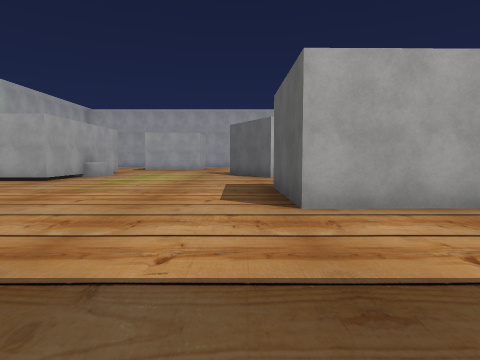
View 1 (above)

23 first-person views from a walk through a Unity game level. The camera is 1.3 m above the floor, tilts 4° down and sees 75° across. The floor is counted in squares, 2 m on a side. Each view is taken from the middle of a square. On the plan, view 1 faces up. The plan holds only what a view shows up to about 10 squares ahead; the rest is blank. The place goes on beyond the plan. The player is left out. Some surface patterns are stand-ins.

View 2
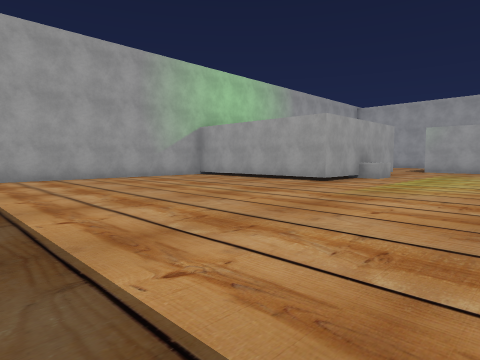

View 3
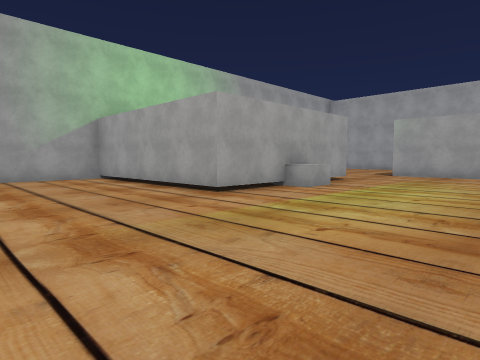

View 4
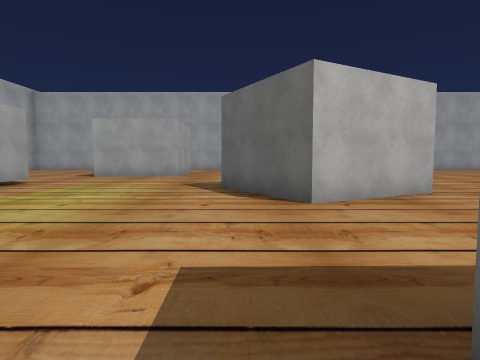

View 5
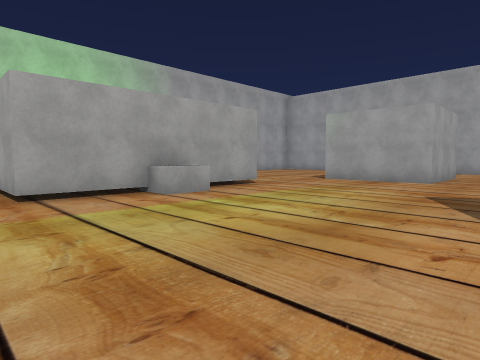

View 6
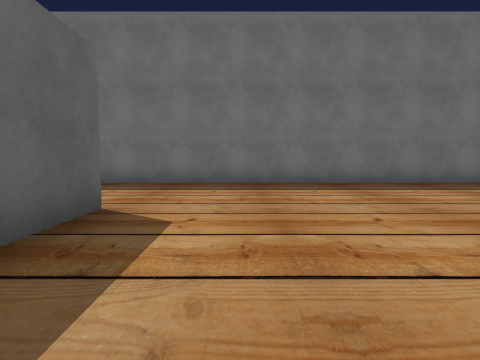

View 7
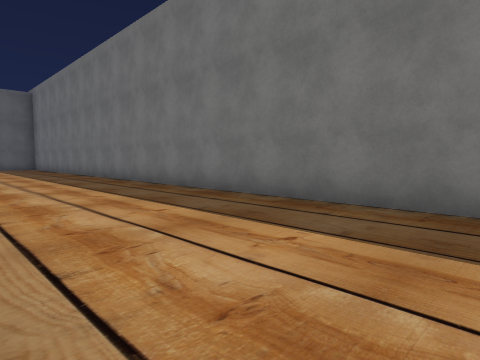

View 8
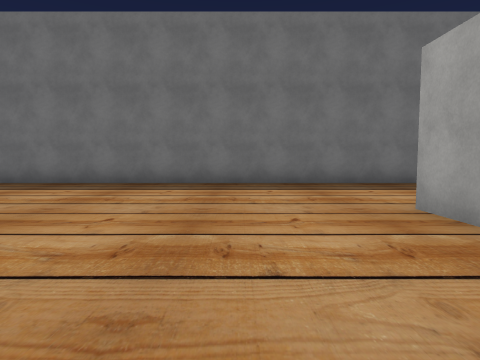

View 9
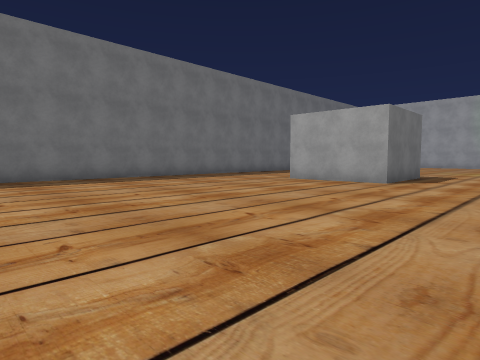

View 10
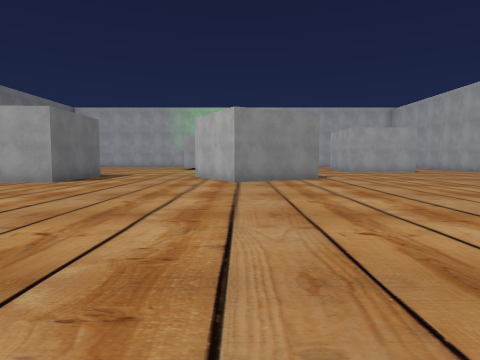

View 11
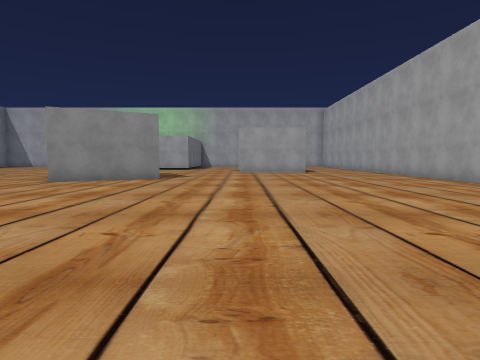

View 12
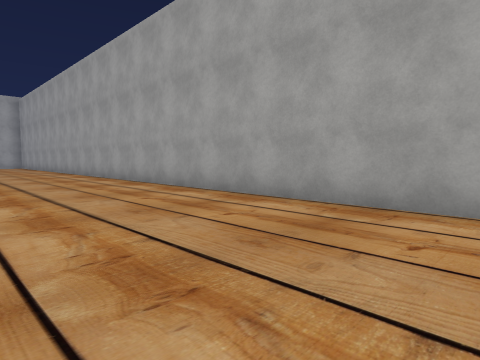

View 13
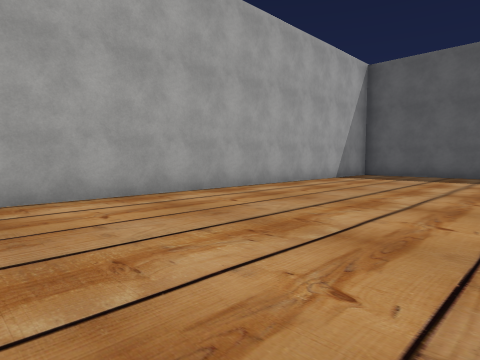

View 14
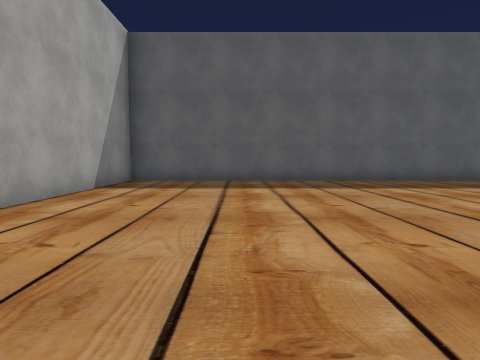

View 15
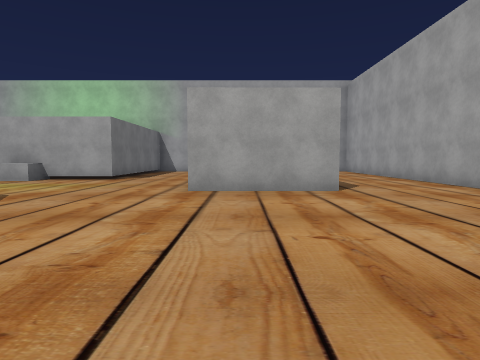

View 16
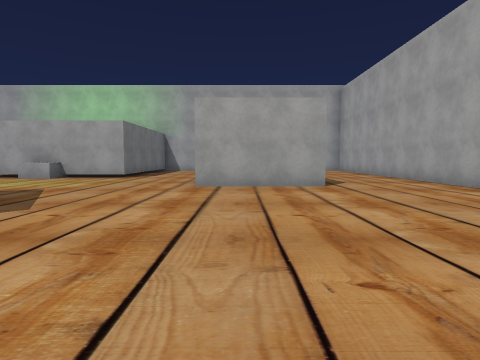

View 17
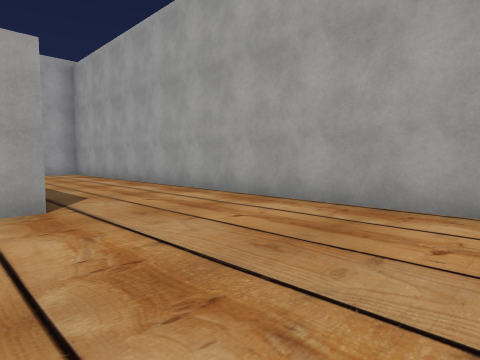

View 18
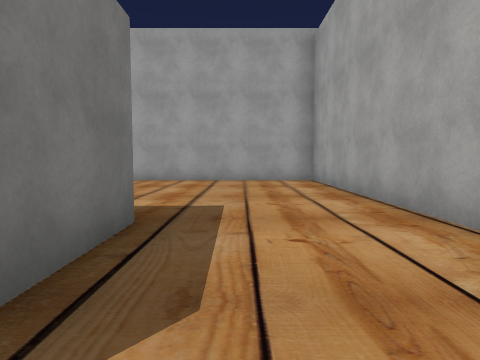

View 19
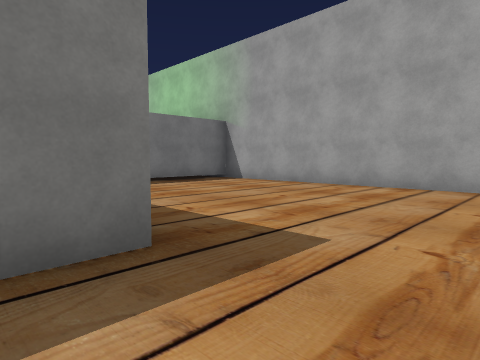

View 20
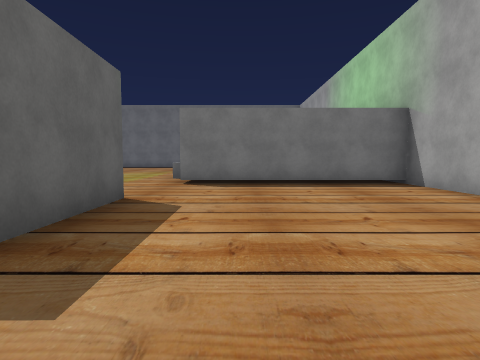

View 21
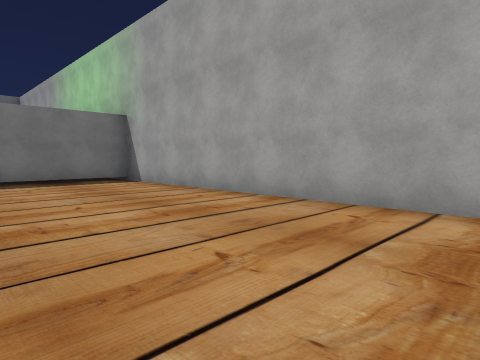

View 22
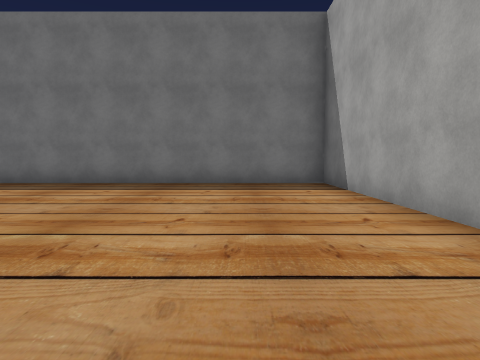

View 23
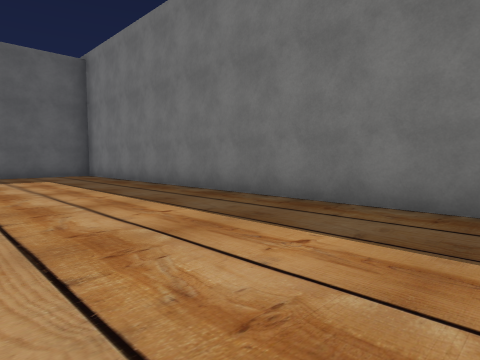

### Floor plan
Points are (right, up) in squares from view 1. A wall is a line through its corners. A room is listed if a view was taken in it or the views show most of it. See-through windows are left out.
Room 1 (views 1, 2, 3, 4, 5, 6, 7, 8, 9, 10, 11, 12, 13, 14, 15, 16, 17, 18, 19, 20, 21, 22, 23)
walls: (2.1, 14.6) (3.6, 11.8) (1, 10.4) (-0.4, 13); (3.2, 4) (0.8, 4) (0.7, 7) (3.7, 7) (3.7, 4); (-2.2, 20) (-2.1, 17) (-5.1, 16.9) (-5.2, 19.9) (-3.3, 20); (20, 13) (20, 23.2) (-11.2, 23.2) (-11.2, 14.1) (-5.5, 14.1) (-5.5, 8.9) (-11.2, 8.9) (-11.2, -0.2) (18, -0.2); (20, 1.8) (20, 2.5)
objects: other object (-5, 11) to (-5, 12)

Where each view was taken, in squares from view 1:
view 1: 0 up, 0 right, facing up
view 2: 1 up, 1 left, facing up-left
view 3: 5 up, 1 left, facing up-left
view 4: 6 up, 0 right, facing up
view 5: 8 up, 0 right, facing up-left
view 6: 8 up, 1 left, facing down
view 7: 4 up, 0 right, facing down-right
view 8: 8 up, 6 right, facing down
view 9: 10 up, 12 right, facing down-left
view 10: 12 up, 12 right, facing left
view 11: 17 up, 12 right, facing left
view 12: 19 up, 12 right, facing up-left
view 13: 18 up, 8 right, facing up-right
view 14: 20 up, 11 right, facing right
view 15: 18 up, 4 right, facing left
view 16: 18 up, 5 right, facing left
view 17: 19 up, 2 right, facing up-left
view 18: 21 up, 2 left, facing left
view 19: 22 up, 4 left, facing down-left
view 20: 22 up, 7 left, facing down
view 21: 23 up, 7 left, facing down-left
view 22: 8 up, 9 left, facing down
view 23: 4 up, 8 right, facing down-right
